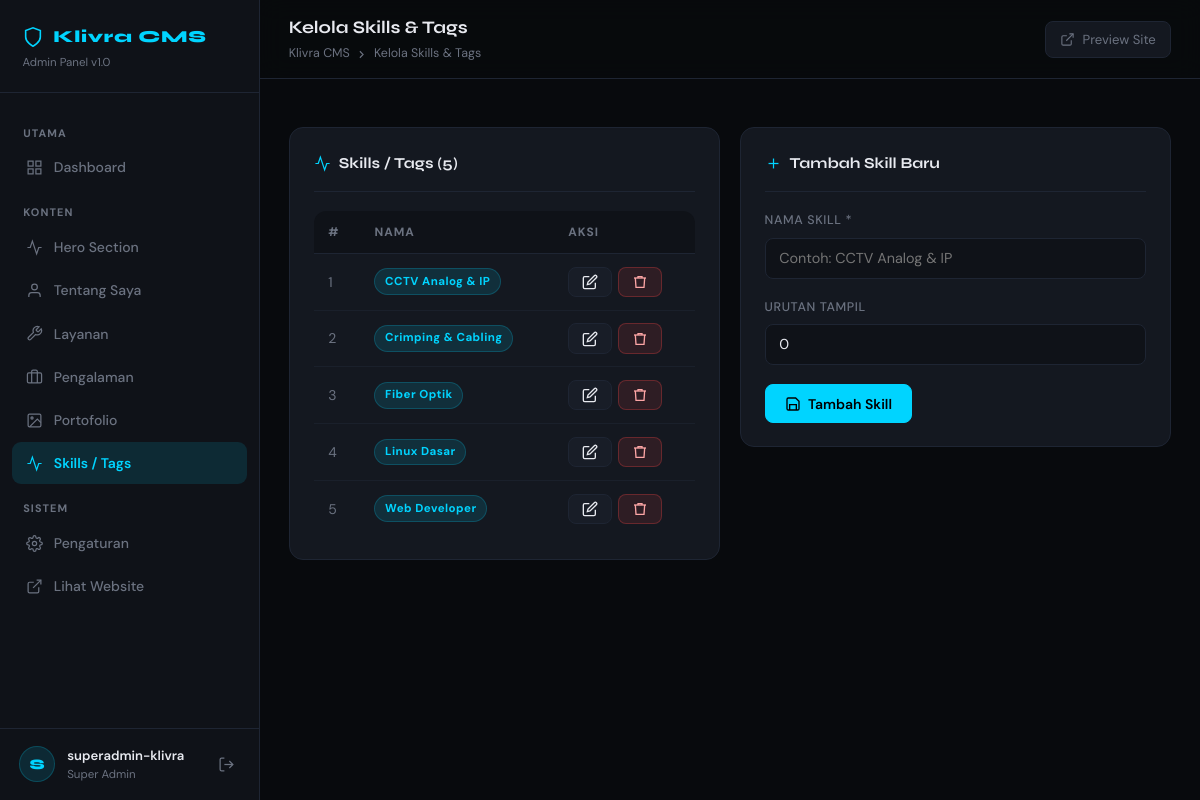
/admin/skills.php (signed in), run on the app's committed database.
### tables this page shows
CREATE TABLE IF NOT EXISTS skills (
  id INT AUTO_INCREMENT PRIMARY KEY,
  name VARCHAR(100) NOT NULL,
  sort_order INT DEFAULT 0,
  is_active TINYINT(1) DEFAULT 1
);

### includes/config.php (called while the page is built, shortened)
<?php
function clean(string $str): string {
    return htmlspecialchars(trim($str), ENT_QUOTES, 'UTF-8');
}

### admin/skills.php (the view, shortened to what this page needs)
<?php
require_once __DIR__ . '/../includes/config.php';
$db = getDB();
$editId = (int)($_GET['id'] ?? 0);
$editItem = null;
$items = $db->query("SELECT * FROM skills ORDER BY sort_order, id")->fetchAll();
require_once __DIR__ . '/../includes/header.php';
?>
<div style="display:grid;grid-template-columns:1fr 1fr;gap:1.2rem;align-items:start;">
  <div class="card">
    <div class="card-header">
      <div class="card-title">
        <svg viewBox="0 0 24 24"><polyline points="22 12 18 12 15 21 9 3 6 12 2 12"/></svg>
        Skills / Tags (<?= count($items) ?>)
      </div>
    </div>
    <?php if ($items): ?>
    <div class="table-wrap">
      <table>
        <thead><tr><th>#</th><th>Nama</th><th>Aksi</th></tr></thead>
        <tbody>
          <?php foreach($items as $i=>$item): ?>
          <tr>
            <td class="text-muted"><?= $item['sort_order']?:($i+1) ?></td>
            <td><span class="badge badge-networking"><?= clean($item['name']) ?></span></td>
            <td>
              <div style="display:flex;gap:.4rem;">
                <a href="?action=edit&id=<?= $item['id'] ?>" class="btn btn-sm btn-secondary">
                  <svg viewBox="0 0 24 24"><path d="M11 4H4a2 2 0 0 0-2 2v14a2 2 0 0 0 2 2h14a2 2 0 0 0 2-2v-7"/><path d="M18.5 2.5a2.121 2.121 0 0 1 3 3L12 15l-4 1 1-4 9.5-9.5z"/></svg>
                </a>
                <form method="POST" action="?action=delete&id=<?= $item['id'] ?>" onsubmit="return confirm('Hapus skill ini?')" style="display:inline;">
                  <button class="btn btn-sm btn-danger"><svg viewBox="0 0 24 24"><polyline points="3 6 5 6 21 6"/><path d="M19 6l-1 14H6L5 6"/><path d="M9 6V4h6v2"/></svg></button>
                </form>
              </div>
            </td>
          </tr>
          <?php endforeach; ?>
        </tbody>
      </table>
    </div>
    <?php else: ?>
      <p style="text-align:center;padding:2rem;color:var(--muted);">Belum ada skill.</p>
    <?php endif; ?>
  </div>
  <div class="card">
    <div class="card-header">
      <div class="card-title">
        <svg viewBox="0 0 24 24"><line x1="12" y1="5" x2="12" y2="19"/><line x1="5" y1="12" x2="19" y2="12"/></svg>
        <?= $editId ? 'Edit Skill' : 'Tambah Skill Baru' ?>
      </div>
    </div>
    <form method="POST" action="?action=<?= $editId?'edit':'add' ?><?= $editId?'&id='.$editId:'' ?>">
      <div class="form-group">
        <label>Nama Skill *</label>
        <input type="text" name="name" value="<?= clean($editItem['name']??'') ?>" placeholder="Contoh: CCTV Analog & IP" required>
      </div>
      <div class="form-group">
        <label>Urutan Tampil</label>
        <input type="number" name="sort_order" value="<?= (int)($editItem['sort_order']??0) ?>" min="0">
      </div>
      <button type="submit" class="btn btn-primary">
        <svg viewBox="0 0 24 24"><path d="M19 21H5a2 2 0 0 1-2-2V5a2 2 0 0 1 2-2h11l5 5v11a2 2 0 0 1-2 2z"/><polyline points="17 21 17 13 7 13 7 21"/></svg>
        <?= $editId ? 'Simpan' : 'Tambah Skill' ?>
      </button>
    </form>
  </div>
</div>
<?php require_once __DIR__ . '/../includes/footer.php'; ?>

### includes/header.php (style rules this page uses)
*, *::before, *::after { box-sizing: border-box; margin: 0; padding: 0; }
:root { --bg: #080a0d; --surface: #0f1218; --card: #141820; --card2: #181d27; --border: #1e2533; --accent: #00d4ff; --accent2: #0097b2; --text: #e8eaf0; --muted: #6b7280; --danger: #ef4444; --warning: #f59e0b; --green: #22c55e; --sidebar-w: 260px; }
html { scroll-behavior: smooth; }
body { background: var(--bg); color: var(--text); font-family: 'DM Sans', sans-serif; font-size: 15px; line-height: 1.6; display: flex; min-height: 100vh; }
.card { background: var(--card); border: 1px solid var(--border); border-radius: 14px; padding: 1.4rem 1.5rem; }
.card-header { display: flex; align-items: center; justify-content: space-between; margin-bottom: 1.2rem; padding-bottom: 1rem; border-bottom: 1px solid var(--border); }
.card-title { font-family: 'Syne', sans-serif; font-size: .95rem; font-weight: 700; display: flex; align-items: center; gap: .5rem; }
.card-title svg { width: 17px; height: 17px; stroke: var(--accent); stroke-width: 1.75; fill: none; }
.form-group { margin-bottom: 1.2rem; }
label { display: block; font-size: .78rem; font-weight: 500; color: var(--muted); margin-bottom: .4rem; text-transform: uppercase; letter-spacing: .05em; }
input[type="text"], input[type="number"], input[type="url"], textarea, select { width: 100%; background: var(--surface); border: 1px solid var(--border); border-radius: 8px; color: var(--text); font-family: 'DM Sans', sans-serif; font-size: .9rem; padding: .65rem .85rem; outline: none; transition: border-color .2s, box-shadow .2s; }
.btn { display: inline-flex; align-items: center; gap: .45rem; padding: .6rem 1.2rem; border-radius: 8px; font-family: 'DM Sans', sans-serif; font-size: .875rem; font-weight: 600; cursor: pointer; border: 1px solid transparent; text-decoration: none; transition: all .2s; }
.btn svg { width: 16px; height: 16px; stroke: currentColor; stroke-width: 2; fill: none; }
.btn-primary { background: var(--accent); color: #000; border-color: var(--accent); }
.btn-secondary { background: var(--card2); color: var(--text); border-color: var(--border); }
.btn-danger { background: rgba(239,68,68,.12); color: #fca5a5; border-color: rgba(239,68,68,.3); }
.btn-sm { padding: .38rem .8rem; font-size: .8rem; }
.table-wrap { overflow-x: auto; border-radius: 12px; }
table { width: 100%; border-collapse: collapse; }
th { background: var(--surface); padding: .7rem .9rem; text-align: left; font-size: .75rem; font-weight: 700; text-transform: uppercase; letter-spacing: .08em; color: var(--muted); border-bottom: 1px solid var(--border); }
td { padding: .8rem .9rem; font-size: .875rem; border-bottom: 1px solid rgba(30,37,51,.6); vertical-align: middle; }
tr:last-child td { border-bottom: none; }
.badge { display: inline-flex; align-items: center; gap: .3rem; padding: .2rem .6rem; border-radius: 999px; font-size: .72rem; font-weight: 700; letter-spacing: .04em; }
.badge-networking { background: rgba(0,212,255,.12); color: #00d4ff; border: 1px solid rgba(0,212,255,.2); }
.text-muted { color: var(--muted); }

### data on the page
skills: $item['sort_order']?:($i+1) "1", name "CCTV Analog & IP"
skills: $item['sort_order']?:($i+1) "2", name "Crimping & Cabling"
skills: $item['sort_order']?:($i+1) "3", name "Fiber Optik"
skills: $item['sort_order']?:($i+1) "4", name "Linux Dasar"
skills: $item['sort_order']?:($i+1) "5", name "Web Developer"

### other printed values
substr($adminUsername, 0, 1) "S"
$adminUsername "superadmin-klivra"
$pageTitle "Kelola Skills & Tags"
count($items) "5"
